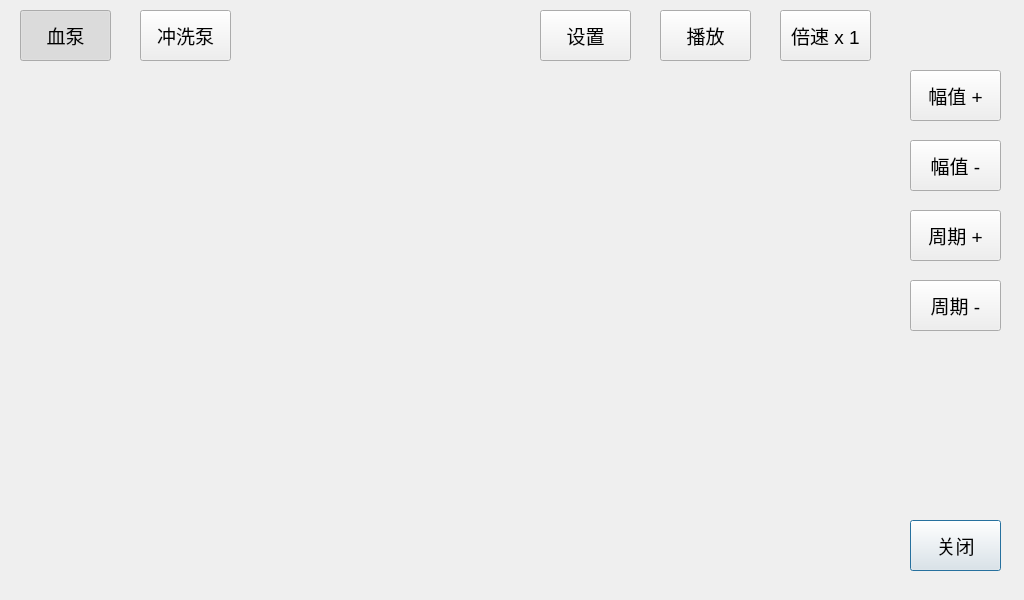
<?xml version="1.0" encoding="UTF-8"?>
<ui version="4.0">
 <class>DialogHistoricalData</class>
 <widget class="QDialog" name="DialogHistoricalData">
  <property name="windowModality">
   <enum>Qt::ApplicationModal</enum>
  </property>
  <property name="geometry">
   <rect>
    <x>0</x>
    <y>0</y>
    <width>1024</width>
    <height>600</height>
   </rect>
  </property>
  <property name="font">
   <font>
    <pointsize>14</pointsize>
   </font>
  </property>
  <property name="windowTitle">
   <string>Dialog</string>
  </property>
  <property name="modal">
   <bool>true</bool>
  </property>
  <widget class="QChartView" name="widget_Up" native="true">
   <property name="geometry">
    <rect>
     <x>10</x>
     <y>70</y>
     <width>871</width>
     <height>261</height>
    </rect>
   </property>
   <property name="font">
    <font>
     <pointsize>14</pointsize>
    </font>
   </property>
  </widget>
  <widget class="QChartView" name="widget_Down" native="true">
   <property name="geometry">
    <rect>
     <x>10</x>
     <y>330</y>
     <width>871</width>
     <height>261</height>
    </rect>
   </property>
  </widget>
  <widget class="QPushButton" name="pushButton_Close">
   <property name="geometry">
    <rect>
     <x>910</x>
     <y>520</y>
     <width>91</width>
     <height>51</height>
    </rect>
   </property>
   <property name="text">
    <string>关闭</string>
   </property>
  </widget>
  <widget class="QPushButton" name="pushButton_BloodPump">
   <property name="geometry">
    <rect>
     <x>20</x>
     <y>10</y>
     <width>91</width>
     <height>51</height>
    </rect>
   </property>
   <property name="text">
    <string>血泵</string>
   </property>
   <property name="checkable">
    <bool>true</bool>
   </property>
   <property name="checked">
    <bool>true</bool>
   </property>
   <attribute name="buttonGroup">
    <string notr="true">buttonGroup</string>
   </attribute>
  </widget>
  <widget class="QPushButton" name="pushButton_PurgeSystem">
   <property name="geometry">
    <rect>
     <x>140</x>
     <y>10</y>
     <width>91</width>
     <height>51</height>
    </rect>
   </property>
   <property name="text">
    <string>冲洗泵</string>
   </property>
   <property name="checkable">
    <bool>true</bool>
   </property>
   <attribute name="buttonGroup">
    <string notr="true">buttonGroup</string>
   </attribute>
  </widget>
  <widget class="QPushButton" name="pushButton_AmplitudeUp">
   <property name="geometry">
    <rect>
     <x>910</x>
     <y>70</y>
     <width>91</width>
     <height>51</height>
    </rect>
   </property>
   <property name="text">
    <string>幅值 +</string>
   </property>
  </widget>
  <widget class="QPushButton" name="pushButton_CycleUp">
   <property name="geometry">
    <rect>
     <x>910</x>
     <y>210</y>
     <width>91</width>
     <height>51</height>
    </rect>
   </property>
   <property name="text">
    <string>周期 +</string>
   </property>
  </widget>
  <widget class="QPushButton" name="pushButton_AmplitudeDown">
   <property name="geometry">
    <rect>
     <x>910</x>
     <y>140</y>
     <width>91</width>
     <height>51</height>
    </rect>
   </property>
   <property name="text">
    <string>幅值 -</string>
   </property>
  </widget>
  <widget class="QPushButton" name="pushButton_CycleDown">
   <property name="geometry">
    <rect>
     <x>910</x>
     <y>280</y>
     <width>91</width>
     <height>51</height>
    </rect>
   </property>
   <property name="text">
    <string>周期 -</string>
   </property>
  </widget>
  <widget class="QPushButton" name="pushButton_TimeSet">
   <property name="geometry">
    <rect>
     <x>540</x>
     <y>10</y>
     <width>91</width>
     <height>51</height>
    </rect>
   </property>
   <property name="text">
    <string>设置</string>
   </property>
  </widget>
  <widget class="QPushButton" name="pushButton_PlaybackSpeed">
   <property name="geometry">
    <rect>
     <x>780</x>
     <y>10</y>
     <width>91</width>
     <height>51</height>
    </rect>
   </property>
   <property name="text">
    <string>倍速 x 1</string>
   </property>
  </widget>
  <widget class="QPushButton" name="pushButton_Play">
   <property name="geometry">
    <rect>
     <x>660</x>
     <y>10</y>
     <width>91</width>
     <height>51</height>
    </rect>
   </property>
   <property name="text">
    <string>播放</string>
   </property>
  </widget>
 </widget>
 <customwidgets>
  <customwidget>
   <class>QChartView</class>
   <extends>QWidget</extends>
   <header>qchartview.h</header>
   <container>1</container>
  </customwidget>
 </customwidgets>
 <resources/>
 <connections/>
 <buttongroups>
  <buttongroup name="buttonGroup"/>
 </buttongroups>
</ui>
